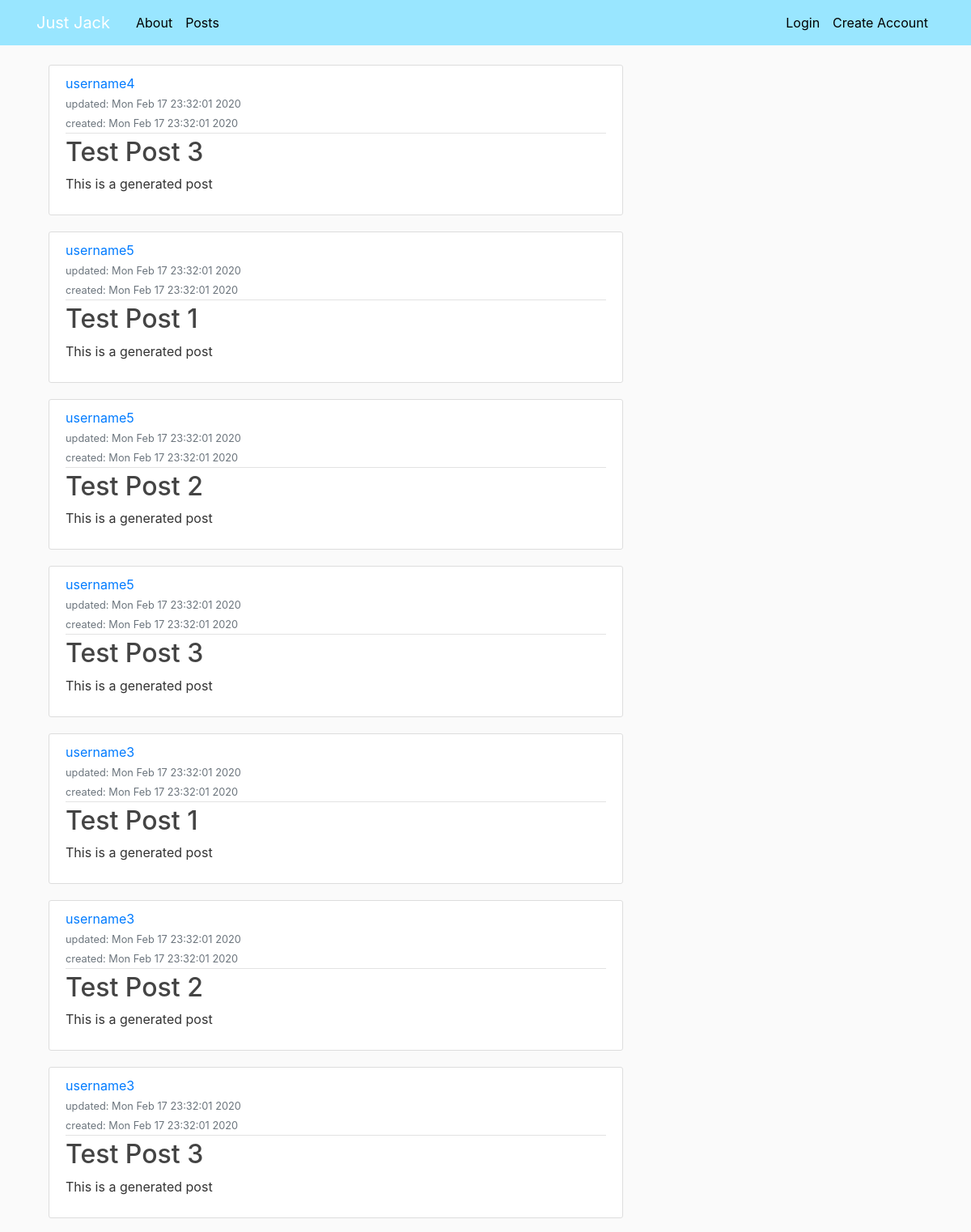
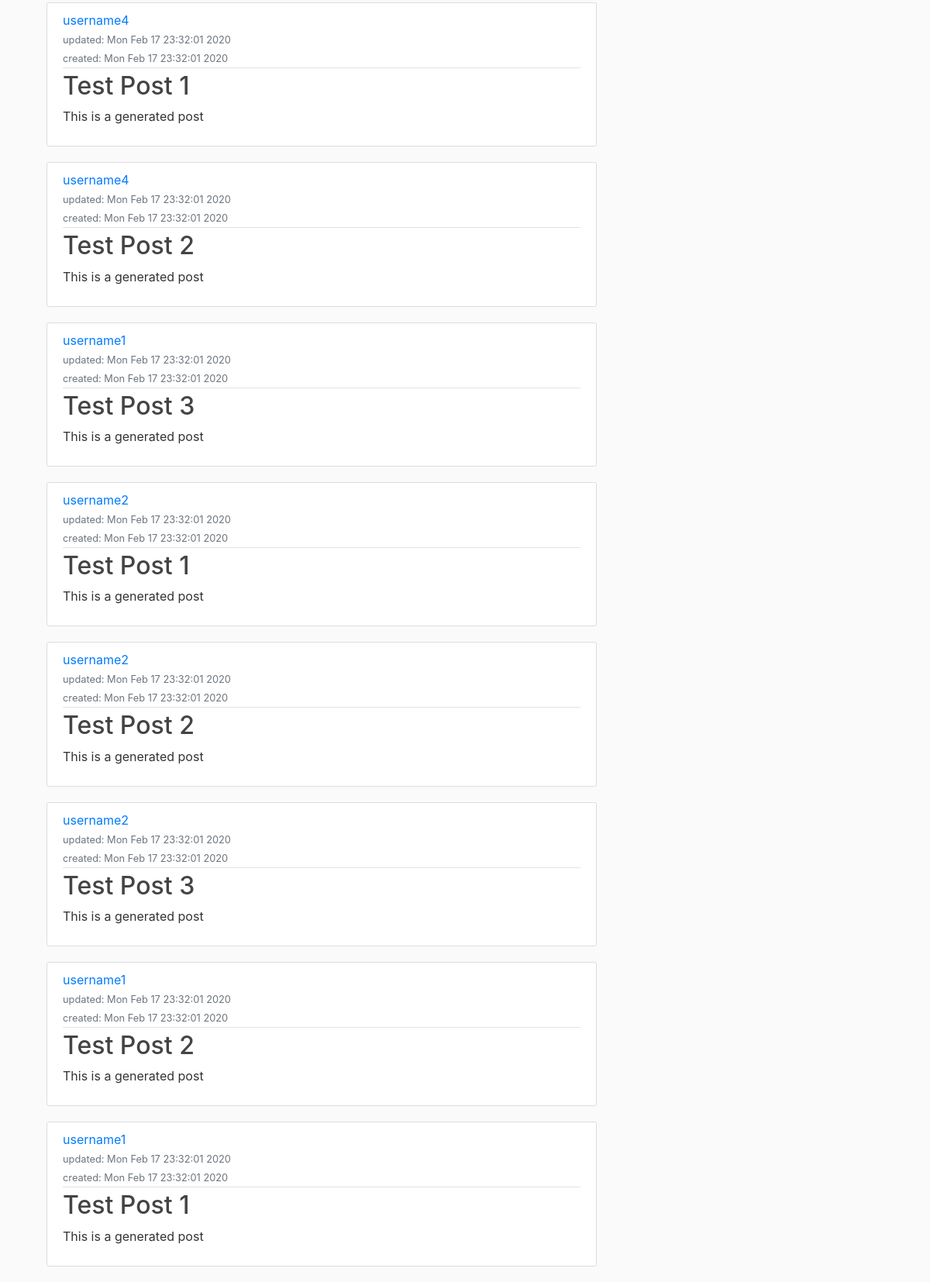
The page /posts on the database its author committed (2 pictures, top to bottom).
### blogsite/models.py (models this page shows)
class Post(db.Model):
    id = db.Column(db.Integer, primary_key=True)
    user_id = db.Column(db.Integer, db.ForeignKey('user.id'), nullable=False)
    title = db.Column(db.String(32), nullable=False)
    body = db.Column(db.String(256), nullable=False)
    create_time = db.Column(db.DateTime, default=datetime.utcnow, nullable=False)
    update_time = db.Column(db.DateTime, default=datetime.utcnow, onupdate=datetime.utcnow, nullable=False)

class User(db.Model):
    id = db.Column(db.Integer, primary_key=True)
    username = db.Column(db.String(64), unique=True, nullable=False)
    password = db.Column(db.String(128), nullable=False)
    posts = db.relationship('Post', backref='author')
    def __repr__(self):
        return self.username

### blogsite/routes.py (the view)
@app.route('/posts')
@app.route('/posts/<view_argument>')
def posts(view_argument=None):
    all_posts = []
    if view_argument:
        if view_argument.isdigit():  # if argument is digit e.g. /post/2 (digit means post id)
            all_posts = db.session.query(models.Post).filter_by(id=view_argument)
        else:  # argument is not digit e.g. /post/_2 (not digit means account username)
            user = db.session.query(models.User).filter_by(username=view_argument).first()
            if user:
                all_posts = db.session.query(models.Post).filter_by(
                    user_id=user.id
                ).order_by(models.Post.update_time.desc())
    else:
        all_posts = db.session.query(models.Post).order_by(models.Post.update_time.desc())
    return render_template('posts.html', posts=all_posts, title='Posts')

### blogsite/templates/posts.html (shortened to what this page needs)
{% extends "base.html" %}
{% block content %}
    {% for post in posts %}
        <article class="media content-section">
            <div class="media-body">
                <div class="article-metadata">
                    <a class="mr-2" href="{{ url_for('posts', view_argument=post.author) }}">{{ post.author }}</a>
                    <br>
                    <small class="text-muted">updated: {{ post.update_time.ctime() }}</small>
                    <br>
                    <small class="text-muted">created: {{ post.create_time.ctime() }}</small>
                </div>
                <h2><a class="article-title" href="{{ url_for('posts', view_argument=post.id) }}">{{ post.title }}</a></h2>
                <p class="article-content">{{ post.body }}</p>
            </div>
        </article>
    {% endfor %}
{% endblock content %}

### blogsite/static/main.css (style rules this page uses)
body { background: #fafafa; color: #333333; margin-top: 5rem; }
h1, h2, h3, h4, h5, h6 { color: #444444; }
.content-section { background: #ffffff; padding: 10px 20px; border: 1px solid #dddddd; border-radius: 3px; margin-bottom: 20px; }
.article-title { color: #444444; }
.article-content { white-space: pre-line; }
.article-metadata { padding-bottom: 1px; margin-bottom: 4px; border-bottom: 1px solid #e3e3e3 }

### rows shown on the page
Post: author "username4", update_time.ctime "Mon Feb 17 23:32:01 2020", create_time.ctime "Mon Feb 17 23:32:01 2020", title "Test Post 3", body "This is a generated post"
Post: author "username5", update_time.ctime "Mon Feb 17 23:32:01 2020", create_time.ctime "Mon Feb 17 23:32:01 2020", title "Test Post 1", body "This is a generated post"
Post: author "username5", update_time.ctime "Mon Feb 17 23:32:01 2020", create_time.ctime "Mon Feb 17 23:32:01 2020", title "Test Post 2", body "This is a generated post"
Post: author "username5", update_time.ctime "Mon Feb 17 23:32:01 2020", create_time.ctime "Mon Feb 17 23:32:01 2020", title "Test Post 3", body "This is a generated post"
Post: author "username3", update_time.ctime "Mon Feb 17 23:32:01 2020", create_time.ctime "Mon Feb 17 23:32:01 2020", title "Test Post 1", body "This is a generated post"
Post: author "username3", update_time.ctime "Mon Feb 17 23:32:01 2020", create_time.ctime "Mon Feb 17 23:32:01 2020", title "Test Post 2", body "This is a generated post"
Post: author "username3", update_time.ctime "Mon Feb 17 23:32:01 2020", create_time.ctime "Mon Feb 17 23:32:01 2020", title "Test Post 3", body "This is a generated post"
Post: author "username4", update_time.ctime "Mon Feb 17 23:32:01 2020", create_time.ctime "Mon Feb 17 23:32:01 2020", title "Test Post 1", body "This is a generated post"
Post: author "username4", update_time.ctime "Mon Feb 17 23:32:01 2020", create_time.ctime "Mon Feb 17 23:32:01 2020", title "Test Post 2", body "This is a generated post"
Post: author "username1", update_time.ctime "Mon Feb 17 23:32:01 2020", create_time.ctime "Mon Feb 17 23:32:01 2020", title "Test Post 3", body "This is a generated post"
Post: author "username2", update_time.ctime "Mon Feb 17 23:32:01 2020", create_time.ctime "Mon Feb 17 23:32:01 2020", title "Test Post 1", body "This is a generated post"
Post: author "username2", update_time.ctime "Mon Feb 17 23:32:01 2020", create_time.ctime "Mon Feb 17 23:32:01 2020", title "Test Post 2", body "This is a generated post"
Post: author "username2", update_time.ctime "Mon Feb 17 23:32:01 2020", create_time.ctime "Mon Feb 17 23:32:01 2020", title "Test Post 3", body "This is a generated post"
Post: author "username1", update_time.ctime "Mon Feb 17 23:32:01 2020", create_time.ctime "Mon Feb 17 23:32:01 2020", title "Test Post 2", body "This is a generated post"
Post: author "username1", update_time.ctime "Mon Feb 17 23:32:01 2020", create_time.ctime "Mon Feb 17 23:32:01 2020", title "Test Post 1", body "This is a generated post"
